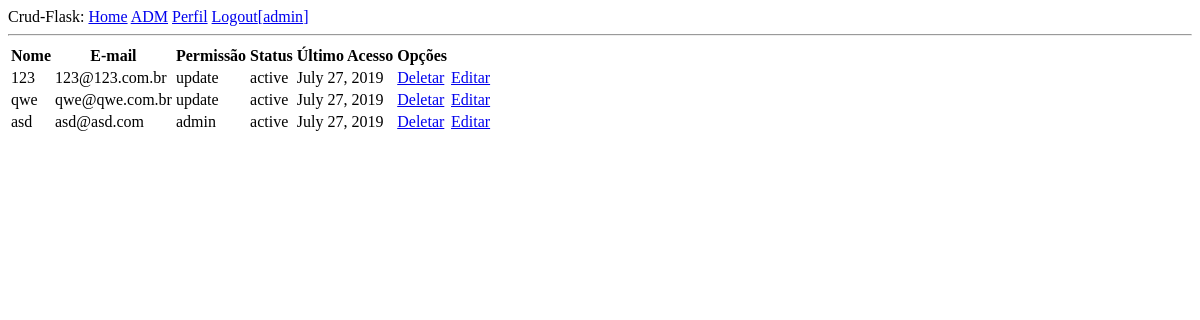
Page /admin (signed in) on the earlier database version.
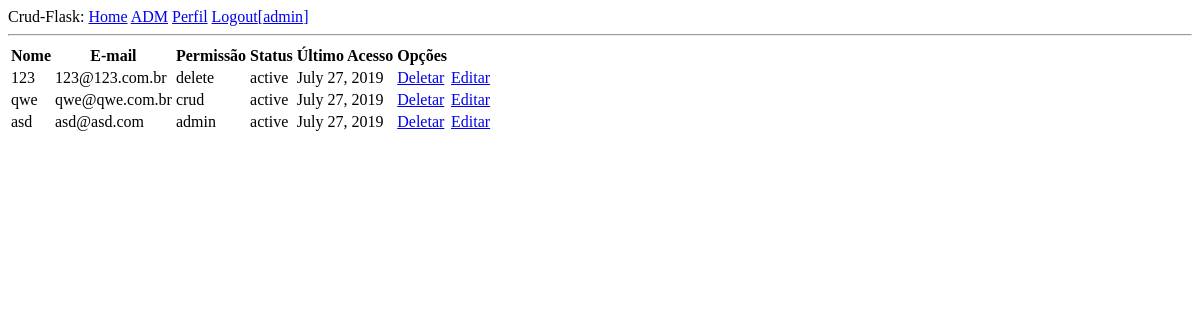
Same page on the later database version.
### app/models.py (models this page shows, shortened)
class User(UserMixin, db.Model):
    id = db.Column(db.Integer, primary_key=True)
    username = db.Column(db.String(64), index=True, unique=True)
    email = db.Column(db.String(120), index=True, unique=True)
    password_hash = db.Column(db.String(128))
    last_seen = db.Column(db.DateTime, default=datetime.utcnow)
    permissions = db.Column(db.String(3))
    status = db.Column(db.String(10))
    cosia = db.relationship('Coisa', backref='QualquerCoisa', lazy='dynamic')

### app/routes.py (the view)
@app.route("/admin", methods=['GET', 'POST'])
@login_required
def admin():
    u = int(current_user.id)
    user = User.query.filter_by(id=u)
    if user[0].permissions != 'admin':
        return redirect(url_for('index'))
    user = User.query.all()
    return render_template('list_users.html', title='Usuarios',
                           users=user)

### app/models.py (called while the page is built)
@login.user_loader
def load_user(id):
    return User.query.get(int(id))

### app/routes.py (called while the page is built)
@app.before_request
def before_request():
    if current_user.is_authenticated:
        current_user.last_seen = datetime.utcnow()
        db.session.commit()
    g.locale = str(get_locale())

### app/templates/list_users.html
{% extends "index.html" %}
{% block content %}
<div>
    <table>
        <thead>
            <tr>
                <th>Nome</th>
                <th>E-mail</th>
                <th>Permissão</th>
                <th>Status</th>
                <th>Último Acesso</th>
                <th>Opções</th>
            </tr>
        </thead>
    <tbody>
        {% for u in users %}
        {% if u.username != current_user.username %}
        <tr>
            <td>{{u.username}}</td>
            <td>{{u.email}}</td>
            <td>{{u.permissions}}</td>
            <td>{{u.status}}</td>
            <td>{{ moment(u.last_seen).format('LL') }}</td>
            <td>
                <a href="{{ url_for('delete_myuser', myuser=u.username) }}">Deletar</a>
            </td>
            <td>
                <a href="{{ url_for('edit_user', user=u.username) }}">Editar</a>
            </td>
        </tr>
        {% endif %}
        {% endfor %}
    </tbody>
    </table>
</div>
{% endblock %}

### app/templates/index.html (shortened to what this page needs)
<!DOCTYPE html>
<html lang="pt-br">
<head>
</head>
<body>
    <div>
    Crud-Flask:
        <a href="{{ url_for('index') }}">{{ _('Home') }}</a>
        {% if current_user.is_anonymous %}
            <a href="{{ url_for('login') }}">{{ _('Login') }}</a>
        {% elif current_user.permissions == 'admin' %}
            <a href="{{ url_for('admin') }}">ADM</a>
        {% elif current_user.permissions == 'create_read' or 'update' or 'crud' %}
            <a href="{{ url_for('create') }}">Cadastrar</a>
            <a href="{{ url_for('read') }}">Visualizar</a>
        {% endif %}
        {% if not current_user.is_anonymous %}
        <a href="{{ url_for('user', username=current_user.username) }}">Perfil</a>
        <a href="{{ url_for('logout') }}">{{ _('Logout')}}[{{(current_user.username)}}]</a>
        {% endif %}
    </div>
    <hr>
    {% block content %}{% endblock %}
</body>
</html>

Differences in the rows shown:
changed User "123@123.com.br": permissions "update" → "delete"
changed User "qwe": permissions "update" → "crud"
